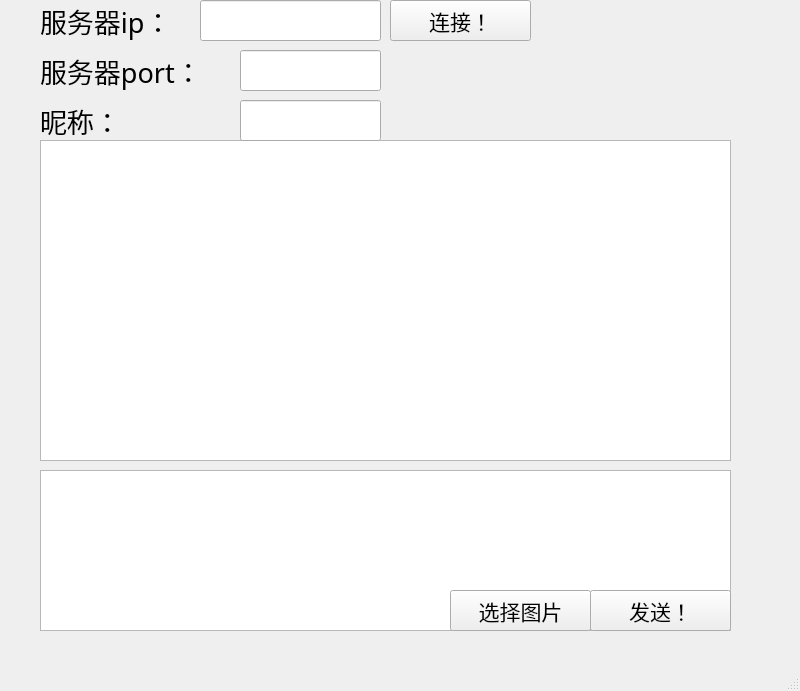
<?xml version="1.0" encoding="UTF-8"?>
<ui version="4.0">
 <class>MainWindow</class>
 <widget class="QMainWindow" name="MainWindow">
  <property name="geometry">
   <rect>
    <x>0</x>
    <y>0</y>
    <width>800</width>
    <height>691</height>
   </rect>
  </property>
  <property name="windowTitle">
   <string>MainWindow</string>
  </property>
  <widget class="QWidget" name="centralwidget">
   <widget class="QLabel" name="label_3">
    <property name="geometry">
     <rect>
      <x>40</x>
      <y>50</y>
      <width>191</width>
      <height>41</height>
     </rect>
    </property>
    <property name="font">
     <font>
      <family>楷体</family>
      <pointsize>20</pointsize>
     </font>
    </property>
    <property name="text">
     <string>服务器port：</string>
    </property>
   </widget>
   <widget class="QPushButton" name="connect">
    <property name="geometry">
     <rect>
      <x>390</x>
      <y>0</y>
      <width>141</width>
      <height>41</height>
     </rect>
    </property>
    <property name="font">
     <font>
      <family>楷体</family>
      <pointsize>16</pointsize>
     </font>
    </property>
    <property name="text">
     <string>连接！</string>
    </property>
   </widget>
   <widget class="QPushButton" name="send">
    <property name="geometry">
     <rect>
      <x>590</x>
      <y>590</y>
      <width>141</width>
      <height>41</height>
     </rect>
    </property>
    <property name="font">
     <font>
      <family>楷体</family>
      <pointsize>16</pointsize>
     </font>
    </property>
    <property name="text">
     <string>发送！</string>
    </property>
   </widget>
   <widget class="QTextBrowser" name="information">
    <property name="geometry">
     <rect>
      <x>40</x>
      <y>140</y>
      <width>691</width>
      <height>321</height>
     </rect>
    </property>
   </widget>
   <widget class="QLineEdit" name="serverport">
    <property name="geometry">
     <rect>
      <x>240</x>
      <y>50</y>
      <width>141</width>
      <height>41</height>
     </rect>
    </property>
   </widget>
   <widget class="QLabel" name="label">
    <property name="geometry">
     <rect>
      <x>40</x>
      <y>0</y>
      <width>171</width>
      <height>41</height>
     </rect>
    </property>
    <property name="font">
     <font>
      <family>楷体</family>
      <pointsize>20</pointsize>
     </font>
    </property>
    <property name="text">
     <string>服务器ip：</string>
    </property>
   </widget>
   <widget class="QTextEdit" name="message">
    <property name="geometry">
     <rect>
      <x>40</x>
      <y>470</y>
      <width>691</width>
      <height>161</height>
     </rect>
    </property>
   </widget>
   <widget class="QLineEdit" name="serverip">
    <property name="geometry">
     <rect>
      <x>200</x>
      <y>0</y>
      <width>181</width>
      <height>41</height>
     </rect>
    </property>
   </widget>
   <widget class="QPushButton" name="select_image">
    <property name="geometry">
     <rect>
      <x>450</x>
      <y>590</y>
      <width>141</width>
      <height>41</height>
     </rect>
    </property>
    <property name="font">
     <font>
      <family>楷体</family>
      <pointsize>16</pointsize>
     </font>
    </property>
    <property name="text">
     <string>选择图片</string>
    </property>
   </widget>
   <widget class="QLabel" name="label_4">
    <property name="geometry">
     <rect>
      <x>40</x>
      <y>100</y>
      <width>191</width>
      <height>41</height>
     </rect>
    </property>
    <property name="font">
     <font>
      <family>楷体</family>
      <pointsize>20</pointsize>
     </font>
    </property>
    <property name="text">
     <string>昵称：</string>
    </property>
   </widget>
   <widget class="QLineEdit" name="nickname">
    <property name="geometry">
     <rect>
      <x>240</x>
      <y>100</y>
      <width>141</width>
      <height>41</height>
     </rect>
    </property>
   </widget>
   <zorder>message</zorder>
   <zorder>label_3</zorder>
   <zorder>connect</zorder>
   <zorder>send</zorder>
   <zorder>information</zorder>
   <zorder>serverport</zorder>
   <zorder>label</zorder>
   <zorder>serverip</zorder>
   <zorder>select_image</zorder>
   <zorder>label_4</zorder>
   <zorder>nickname</zorder>
  </widget>
  <widget class="QMenuBar" name="menubar">
   <property name="geometry">
    <rect>
     <x>0</x>
     <y>0</y>
     <width>800</width>
     <height>23</height>
    </rect>
   </property>
  </widget>
  <widget class="QStatusBar" name="statusbar"/>
 </widget>
 <resources/>
 <connections/>
</ui>
